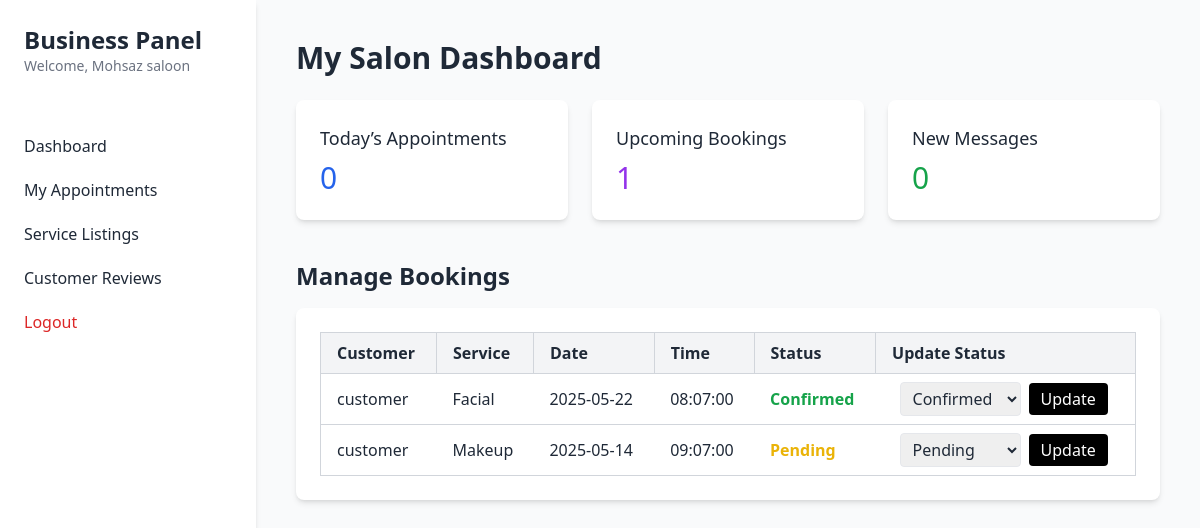
/backend/dashboard_business.php (signed in), run on the app's committed database.
### tables this page shows
CREATE TABLE IF NOT EXISTS `business_users` (
  `id` int NOT NULL AUTO_INCREMENT,
  `owner` varchar(100) DEFAULT NULL,
  `salon` varchar(100) DEFAULT NULL,
  `email` varchar(200) DEFAULT NULL,
  `password` varchar(255) DEFAULT NULL,
  `address` text,
  `city` varchar(100) DEFAULT NULL,
  `created_at` timestamp NULL DEFAULT CURRENT_TIMESTAMP,
  PRIMARY KEY (`id`),
  UNIQUE KEY `email` (`email`)
);

CREATE TABLE IF NOT EXISTS `bookings` (
  `id` int NOT NULL AUTO_INCREMENT,
  `service_id` int NOT NULL,
  `salon_id` int NOT NULL,
  `customer_name` varchar(255) NOT NULL,
  `booking_date` date NOT NULL,
  `booking_time` time NOT NULL,
  `created_at` timestamp NULL DEFAULT CURRENT_TIMESTAMP,
  `customer_id` int DEFAULT NULL,
  `status` varchar(50) DEFAULT 'Pending',
  PRIMARY KEY (`id`)
);

CREATE TABLE IF NOT EXISTS `services` (
  `id` int NOT NULL AUTO_INCREMENT,
  `category` varchar(100) DEFAULT NULL,
  `title` varchar(255) DEFAULT NULL,
  `description` text,
  `price` int DEFAULT NULL,
  `image` varchar(255) DEFAULT NULL,
  `business_id` int NOT NULL,
  PRIMARY KEY (`id`),
  KEY `fk_business` (`business_id`)
);

### backend/dashboard_business.php (the view, shortened to what this page needs)
<?php
include 'db.php';
$business_id = $_SESSION['business_id'];
$bizStmt = $conn->prepare("SELECT salon FROM business_users WHERE id = ?");
$bizStmt->execute([$business_id]);
$businessName = $bizStmt->fetch(PDO::FETCH_ASSOC)['salon'] ?? 'Owner';
$todayStmt = $conn->prepare("SELECT COUNT(*) AS count FROM bookings WHERE salon_id = ? AND booking_date = CURDATE()");
$todayStmt->execute([$business_id]);
$appointmentsToday = $todayStmt->fetch(PDO::FETCH_ASSOC)['count'];
$upcomingStmt = $conn->prepare("SELECT COUNT(*) AS count FROM bookings WHERE salon_id = ? AND booking_date > CURDATE()");
$upcomingStmt->execute([$business_id]);
$upcomingBookings = $upcomingStmt->fetch(PDO::FETCH_ASSOC)['count'];
$messagesStmt = $conn->prepare("SELECT COUNT(*) AS count FROM messages WHERE business_id = ? AND is_read = 0");
$messagesStmt->execute([$business_id]);
$newMessages = $messagesStmt->fetch(PDO::FETCH_ASSOC)['count'];
$bookingsStmt = $conn->prepare("
    SELECT b.id, b.customer_name, b.booking_date, b.booking_time, b.status, s.title AS service_title
    FROM bookings b
    LEFT JOIN services s ON b.service_id = s.id
    WHERE b.salon_id = ?
    ORDER BY b.booking_date DESC, b.booking_time DESC
");
$bookingsStmt->execute([$business_id]);
$bookings = $bookingsStmt->fetchAll(PDO::FETCH_ASSOC);
?>
<!DOCTYPE html>
<html lang="en">
<head>
  <script src="https://cdn.tailwindcss.com"></script>
</head>
<body class="bg-gray-50 text-gray-800">
  <div class="flex min-h-screen">
    <aside class="w-64 bg-white shadow-md">
      <div class="p-6">
        <h1 class="text-2xl font-bold">Business Panel</h1>
        <p class="text-sm text-gray-500">Welcome, <?= htmlspecialchars($businessName) ?></p>
      </div>
      <nav class="mt-6">
        <a href="dashboard_business.php" class="block px-6 py-2.5 hover:bg-gray-200">Dashboard</a>
        <a href="dashboard_business.php" class="block px-6 py-2.5 hover:bg-gray-200">My Appointments</a>
        <a href="../index2.php" class="block px-6 py-2.5 hover:bg-gray-200">Service Listings</a>
        <a href="reviews.php" class="block px-6 py-2.5 hover:bg-gray-200">Customer Reviews</a>
        <a href="logout.php" class="block px-6 py-2.5 text-red-600 hover:bg-red-100">Logout</a>
      </nav>
    </aside>
    <main class="flex-1 p-10">
      <h2 class="text-3xl font-semibold mb-6">My Salon Dashboard</h2>
      <div class="grid grid-cols-1 md:grid-cols-3 gap-6 mb-10">
        <div class="bg-white p-6 rounded-lg shadow-md">
          <h3 class="text-lg font-medium">Today’s Appointments</h3>
          <p class="text-3xl mt-2 text-blue-600"><?= $appointmentsToday ?></p>
        </div>
        <div class="bg-white p-6 rounded-lg shadow-md">
          <h3 class="text-lg font-medium">Upcoming Bookings</h3>
          <p class="text-3xl mt-2 text-purple-600"><?= $upcomingBookings ?></p>
        </div>
        <div class="bg-white p-6 rounded-lg shadow-md">
          <h3 class="text-lg font-medium">New Messages</h3>
          <p class="text-3xl mt-2 text-green-600"><?= $newMessages ?></p>
        </div>
      </div>
      <h3 class="text-2xl font-semibold mb-4">Manage Bookings</h3>
      <div class="overflow-x-auto bg-white rounded-lg shadow-md p-6">
        <table class="min-w-full table-auto border-collapse border border-gray-200">
          <thead>
            <tr class="bg-gray-100">
              <th class="border border-gray-300 px-4 py-2 text-left">Customer</th>
              <th class="border border-gray-300 px-4 py-2 text-left">Service</th>
              <th class="border border-gray-300 px-4 py-2 text-left">Date</th>
              <th class="border border-gray-300 px-4 py-2 text-left">Time</th>
              <th class="border border-gray-300 px-4 py-2 text-left">Status</th>
              <th class="border border-gray-300 px-4 py-2 text-left">Update Status</th>
            </tr>
          </thead>
          <tbody>
            <?php foreach ($bookings as $booking): ?>
              <tr class="border border-gray-300">
                <td class="px-4 py-2"><?= htmlspecialchars($booking['customer_name']) ?></td>
                <td class="px-4 py-2"><?= htmlspecialchars($booking['service_title'] ?? 'Unknown Service') ?></td>
                <td class="px-4 py-2"><?= htmlspecialchars($booking['booking_date']) ?></td>
                <td class="px-4 py-2"><?= htmlspecialchars($booking['booking_time']) ?></td>
                <td class="px-4 py-2 font-semibold
                  <?php
                    switch($booking['status']) {
                      case 'Confirmed': echo 'text-green-600'; break;
                      case 'Pending': echo 'text-yellow-500'; break;
                    }
                  ?>">
                  <?= htmlspecialchars($booking['status']) ?>
                </td>
                <td class="px-4 py-2">
                  <form method="POST" class="flex items-center space-x-2">
                    <select name="status" class="border rounded px-2 py-1">
                      <?php
                      $statuses = ['Pending', 'Confirmed', 'Cancelled', 'Completed'];
                      foreach ($statuses as $status):
                      ?>
                        <option value="<?= $status ?>" <?= ($booking['status'] === $status) ? 'selected' : '' ?>><?= $status ?></option>
                      <?php endforeach; ?>
                    </select>
                    <button type="submit" name="update_status" class="bg-black text-white px-3 py-1 rounded hover:bg-gray-800">Update</button>
                  </form>
                </td>
              </tr>
            <?php endforeach; ?>
          </tbody>
        </table>
      </div>
    </main>
  </div>
</body>
</html>

### data on the page
business_users: salon "Mohsaz saloon"
bookings: customer_name "customer", service.title "Facial", booking_date "2025-05-22", booking_time "08:07:00", status "Confirmed"
bookings: customer_name "customer", service.title "Makeup", booking_date "2025-05-14", booking_time "09:07:00", status "Pending"

### other printed values
$appointmentsToday "0"
$upcomingBookings "1"
$newMessages "0"
